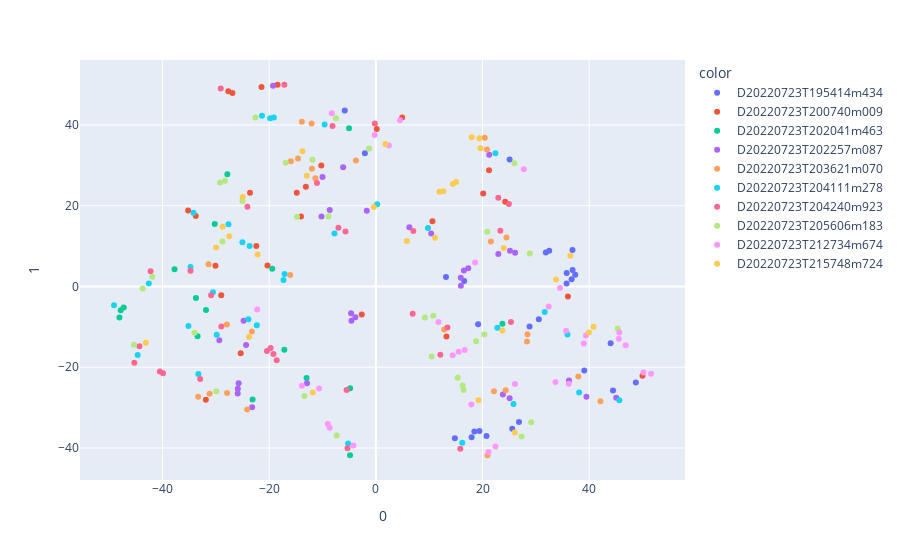
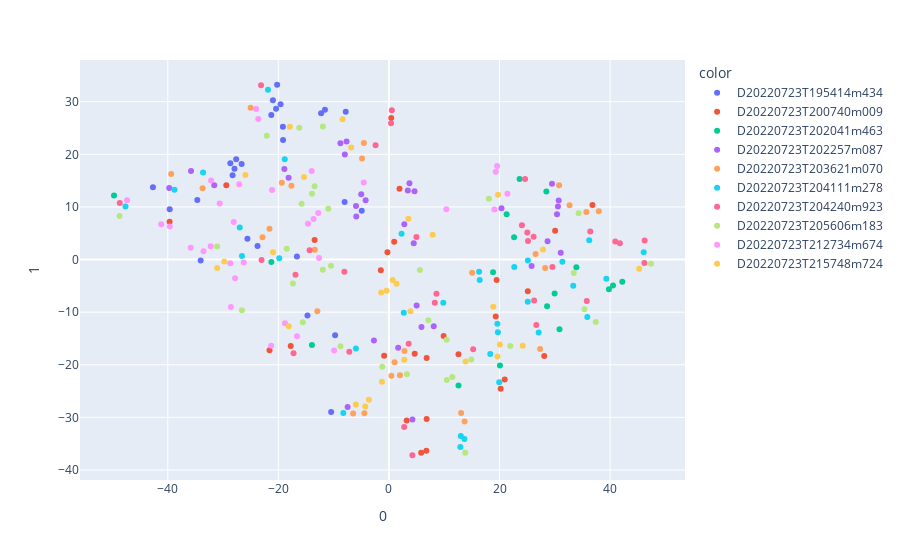
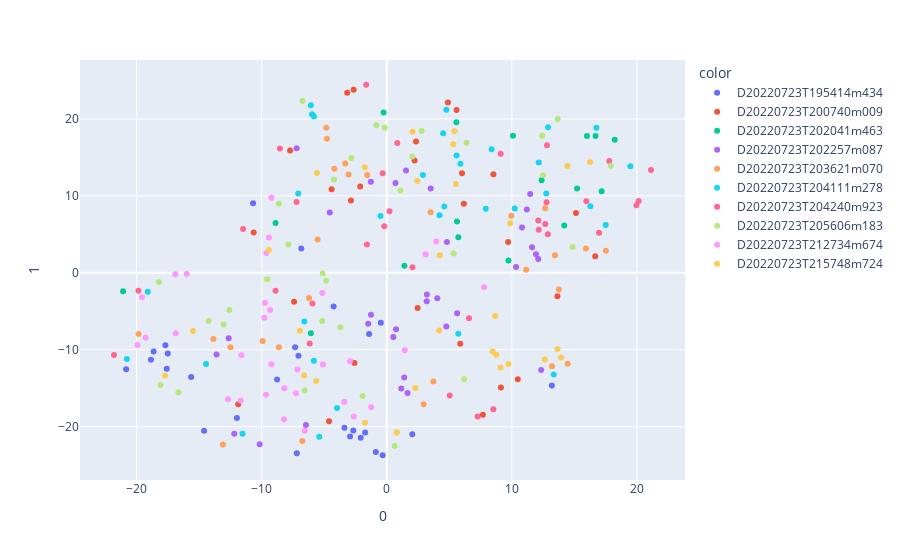

Notebook cell for these charts, in order:
### Code cell
X = anpa_small_feats
Y = anpa_small_labels

for i in [5, 10, 20, 30]:
    X_embedded = TSNE(n_components=2,
                    learning_rate='auto',
                    init='random',
                    perplexity=i).fit_transform(X)
    fig = px.scatter(X_embedded, x=0, y=1, color=Y)
    fig.show()
